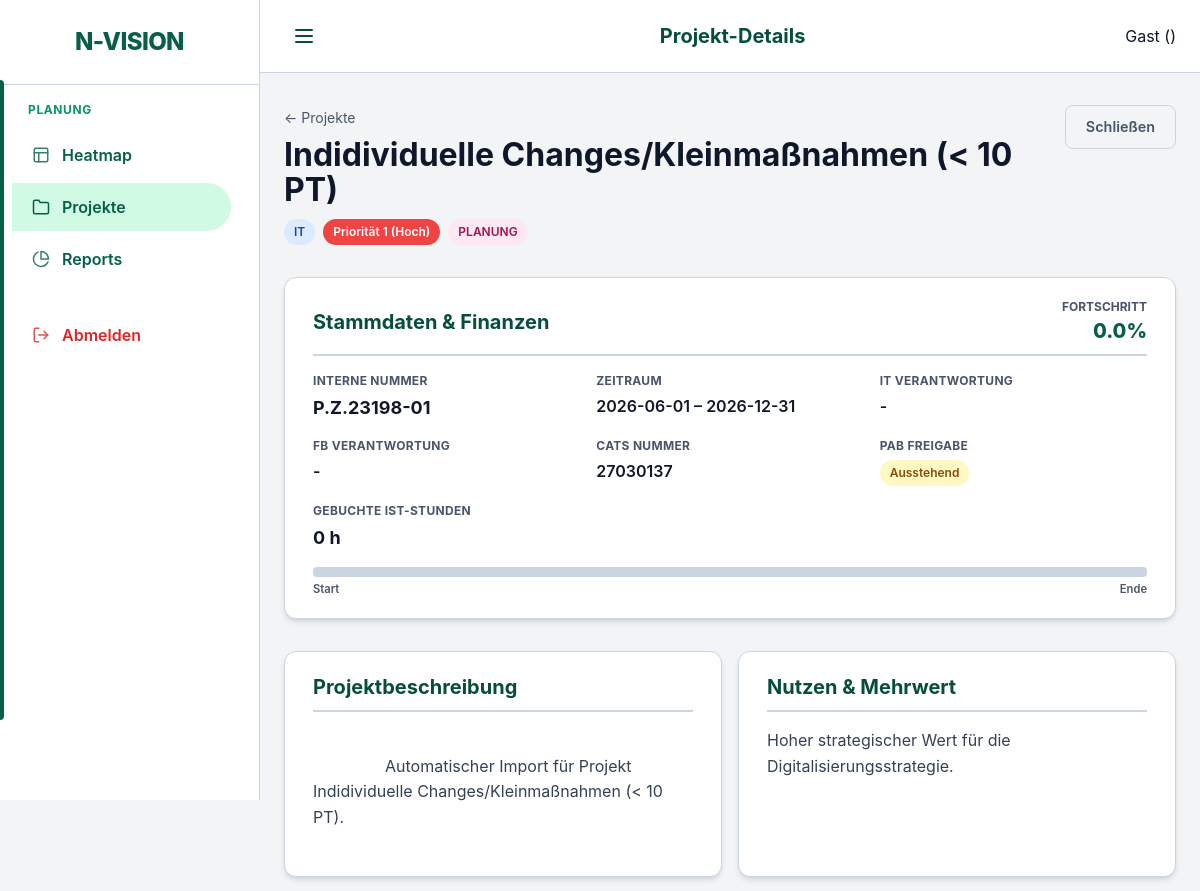
Page /ui/projects/1 (upper part) on the earlier database version.
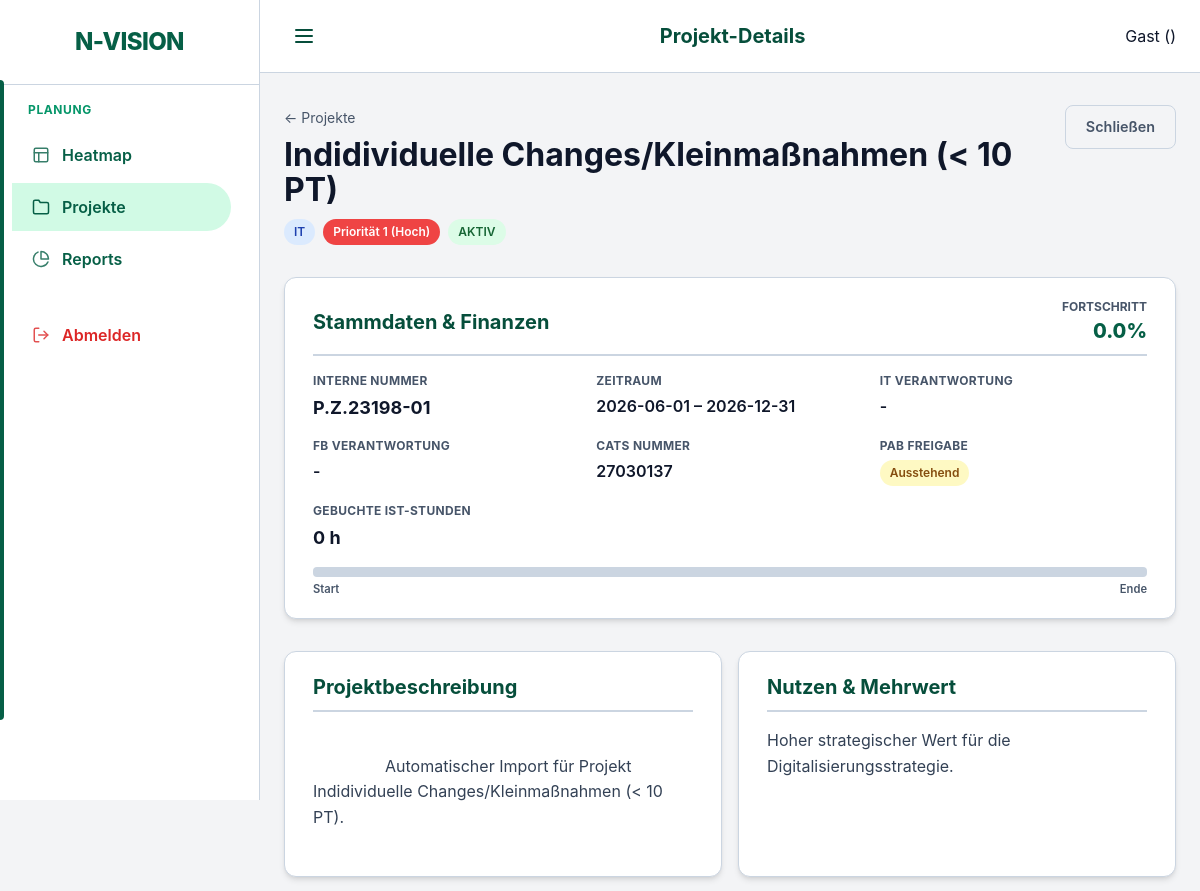
Same page on the later database version.
### models.py (models this page shows)
class Project(Base):
    __tablename__ = "projects"
    id = Column(Integer, primary_key=True, index=True)
    name = Column(String, index=True)
    description = Column(String, nullable=True)
    business_value = Column(String, nullable=True)
    internal_number = Column(String, nullable=True)
    division = Column(String, nullable=True) # "IT", "Netzgesellschaft", "Vertrieb", "Kraftwerk"
    start_date = Column(Date)
    end_date = Column(Date)
    priority = Column(Integer, default=1) # 1 highest
    status = Column(Enum(ProjectStatus), default=ProjectStatus.PLANNING)
    manager_id = Column(Integer, ForeignKey("employees.id"), nullable=True)
    responsible_it = Column(String, nullable=True)
    responsible_fb = Column(String, nullable=True)
    pab_approval = Column(Integer, default=0) # 0 = No, 1 = Yes
    cats_number = Column(String, nullable=True)
    pt_intern_pab = Column(Float, default=0.0)
    pt_intern_planned = Column(Float, default=0.0)
    pt_extern_planned = Column(Float, default=0.0)
    staffings = relationship("Staffing", back_populates="project")
    bookings = relationship("Booking", back_populates="project")
    milestones = relationship("Milestone", back_populates="project", cascade="all, delete-orphan")

### main.py (the view)
@app.get("/ui/projects/{project_id}", response_class=HTMLResponse)
def ui_project_detail(request: Request, project_id: int, db: Session = Depends(get_db)):
    project = db.query(models.Project).filter(models.Project.id == project_id).first()
    if not project:
        raise HTTPException(status_code=404, detail="Project not found")
    progress = calculate_project_progress(project, db)
    return templates.TemplateResponse(
        request=request, name="project_detail.html", context={
            "project": project,
            "progress": progress,
            "active_page": "projects"
        }
    )

### templates/project_detail.html (shortened to what this page needs)
{% extends "base.html" %}
{% set title = "Projekt-Details" %}
{% block content %}
<div style="display: flex; justify-content: space-between; align-items: flex-start; margin-bottom: 2rem; gap: 1rem;">
    <div>
        <nav style="margin-bottom: 0.5rem;">
            <a href="/ui/projects" style="text-decoration: none; color: var(--text-muted); font-size: 0.875rem;">&larr; Projekte</a>
        </nav>
        <h1 style="margin: 0; line-height: 1.1;">{{ project.name }}</h1>
        <div style="margin-top: 0.75rem; display: flex; gap: 0.5rem; align-items: center;">
            <span class="badge {{ 'badge-it' if project.division == 'IT' else 'badge-netz' if project.division == 'Netzgesellschaft' else 'badge-vertrieb' if project.division == 'Vertrieb' else 'badge-kraftwerk' if project.division == 'Kraftwerk' else 'badge-default' }}">
                {{ project.division if project.division else 'Kein Bereich' }}
            </span>
            {% if project.priority == 1 %}
                <span class="badge" style="background-color: #ef4444; color: white;">Priorität 1 (Hoch)</span>
            {% elif project.priority == 2 %}
                <span class="badge" style="background-color: #f59e0b; color: white;">Priorität 2 (Mittel)</span>
            {% elif project.priority == 3 %}
                <span class="badge" style="background-color: #3b82f6; color: white;">Priorität 3 (Niedrig)</span>
            {% elif project.priority == 4 %}
                <span class="badge" style="background-color: #10b981; color: white;">Priorität 4 (Sehr Niedrig)</span>
            {% else %}
                <span class="badge badge-default">Priorität {{ project.priority }}</span>
            {% endif %}
            <span class="badge status-{{ project.status.value.replace('_', '-') }}">{{ 'PLANUNG' if project.status.value == 'planning' else 'AKTIV' if project.status.value == 'active' else 'ON HOLD' if project.status.value == 'on_hold' else 'ABGESCHLOSSEN' if project.status.value == 'completed' else project.status.value }}</span>
        </div>
    </div>
    <div class="action-buttons" style="display: flex; gap: 0.75rem;">
        <a href="/ui/projects" class="btn btn-outline">Schließen</a>
    </div>
</div>
<div style="display: flex; flex-direction: column; gap: 1rem;">
    <div class="card">
        <div class="section-header">
            <h2>Stammdaten & Finanzen</h2>
            <div style="text-align: right;">
                <div style="font-size: 0.75rem; font-weight: 700; color: var(--text-muted); text-transform: uppercase;">Fortschritt</div>
                {% if progress > 100 %}
                <div style="font-size: 1.25rem; font-weight: 800; color: var(--danger);">
                    {{ progress }}% <span title="Überbucht!">⚠️</span>
                </div>
                {% else %}
                <div style="font-size: 1.25rem; font-weight: 800; color: var(--primary-color);">{{ progress }}%</div>
                {% endif %}
            </div>
        </div>
        <div class="detail-grid">
            <div class="detail-item">
                <div class="detail-label">Interne Nummer</div>
                <div class="detail-value-large">{{ project.internal_number if project.internal_number else '-' }}</div>
            </div>
            <div class="detail-item">
                <div class="detail-label">Zeitraum</div>
                <div class="detail-value">{{ project.start_date }} &ndash; {{ project.end_date }}</div>
            </div>
            <div class="detail-item">
                <div class="detail-label">IT Verantwortung</div>
                <div class="detail-value">{{ project.responsible_it if project.responsible_it else '-' }}</div>
            </div>
            <div class="detail-item">
                <div class="detail-label">FB Verantwortung</div>
                <div class="detail-value">{{ project.responsible_fb if project.responsible_fb else '-' }}</div>
            </div>
            <div class="detail-item">
                <div class="detail-label">CATS Nummer</div>
                <div class="detail-value">{{ project.cats_number if project.cats_number else '-' }}</div>
            </div>
            <div class="detail-item">
                <div class="detail-label">PAB Freigabe</div>
                <div class="detail-value">
                    {% if project.pab_approval %}
                    <span class="badge badge-success">Erteilt</span>
                    {% else %}
                    <span class="badge badge-warning">Ausstehend</span>
                    {% endif %}
                </div>
            </div>
            <div class="detail-item">
                <div class="detail-label">Gebuchte Ist-Stunden</div>
                <div class="detail-value-large">{{ project.bookings | sum(attribute='hours') }} h</div>
            </div>
        </div>
        <div style="margin-top: 1rem;">
            <div class="progress-bar-container" style="height: 10px;">
            </div>
            <div style="display: flex; justify-content: space-between; margin-top: 0.25rem;">
                <span style="font-size: 0.7rem; color: var(--text-muted); font-weight: 600;">Start</span>
                <span style="font-size: 0.7rem; color: var(--text-muted); font-weight: 600;">Ende</span>
            </div>
        </div>
    </div>
    <div style="display: grid; grid-template-columns: 1fr 1fr; gap: 1rem;">
        <div class="card" style="margin-bottom: 0; display: flex; flex-direction: column;">
            <div class="section-header">
                <h2>Projektbeschreibung</h2>
            </div>
            <div style="color: #334155; line-height: 1.6; white-space: pre-wrap; flex: 1;">
                {{ project.description if project.description else 'Keine Beschreibung hinterlegt.' }}
            </div>
        </div>
        <div class="card" style="margin-bottom: 0; display: flex; flex-direction: column;">
            <div class="section-header">
                <h2>Nutzen & Mehrwert</h2>
            </div>
            <div style="color: #334155; line-height: 1.6; flex: 1;">
                {{ project.business_value if project.business_value else 'Keine Information zum Unternehmenswert hinterlegt.' }}
            </div>
        </div>
    </div>
</div>
{% endblock %}

### templates/base.html (shortened to what this page needs)
<!DOCTYPE html>
<html lang="de">
<head>
    <link rel="stylesheet" href="{{ static_url('/static/styles.css') }}">
</head>
<body>
<div class="app-layout">
    <aside class="sidebar">
        <div class="sidebar-header">
            <div class="brand-title">N-VISION</div>
        </div>
        <nav class="sidebar-nav">
            <div class="nav-group">
                <span class="nav-label">Planung</span>
                <a href="/" class="{% if active_page == 'heatmap' %}active{% endif %}">
                    <svg xmlns="http://www.w3.org/2000/svg" width="18" height="18" viewBox="0 0 24 24" fill="none" stroke="currentColor" stroke-width="2" stroke-linecap="round" stroke-linejoin="round" class="nav-icon"><rect width="18" height="18" x="3" y="3" rx="2"/><path d="M3 9h18"/><path d="M9 21V9"/></svg>
                    <span>Heatmap</span>
                </a>
                <a href="/ui/projects" class="{% if active_page == 'projects' %}active{% endif %}">
                    <svg xmlns="http://www.w3.org/2000/svg" width="18" height="18" viewBox="0 0 24 24" fill="none" stroke="currentColor" stroke-width="2" stroke-linecap="round" stroke-linejoin="round" class="nav-icon"><path d="M22 19a2 2 0 0 1-2 2H4a2 2 0 0 1-2-2V5a2 2 0 0 1 2-2h5l2 3h9a2 2 0 0 1 2 2z"/></svg>
                    <span>Projekte</span>
                </a>
                <a href="/ui/reports" class="{% if active_page == 'reports' %}active{% endif %}">
                    <svg xmlns="http://www.w3.org/2000/svg" width="18" height="18" viewBox="0 0 24 24" fill="none" stroke="currentColor" stroke-width="2" stroke-linecap="round" stroke-linejoin="round" class="nav-icon"><path d="M21.21 15.89A10 10 0 1 1 8 2.83"></path><path d="M22 12A10 10 0 0 0 12 2v10z"></path></svg>
                    <span>Reports</span>
                </a>
            </div>
            <div class="nav-group" style="margin-top: auto;">
                <a href="/logout" style="color: var(--danger);">
                    <span>Abmelden</span>
                </a>
            </div>
        </nav>
    </aside>
    <div class="main-wrapper">
        <header class="top-bar">
            <button class="menu-toggle" id="menuToggle" aria-label="Menü öffnen">
                <svg xmlns="http://www.w3.org/2000/svg" width="24" height="24" viewBox="0 0 24 24" fill="none" stroke="currentColor" stroke-width="2" stroke-linecap="round" stroke-linejoin="round"><line x1="4" x2="20" y1="12" y2="12"/><line x1="4" x2="20" y1="6" y2="6"/><line x1="4" x2="20" y1="18" y2="18"/></svg>
            </button>
            <h1 class="page-title">{{ title if title else "N-VISION" }}</h1>
            <div class="user-info" style="display: flex; align-items: center; gap: 1rem;">
                <span>{{ request.state.user.username if request.state.user else "Gast" }} ({{ request.state.user.role.value if request.state.user else "" }})</span>
            </div>
        </header>
        <main class="content-area">
            {% block content %}{% endblock %}
        </main>
    </div>
</div>
</body>
</html>

Differences in the rows shown:
changed Project "Indidividuelle Changes/Kleinmaßnahmen (< 10 PT)": status "PLANUNG" → "AKTIV"
